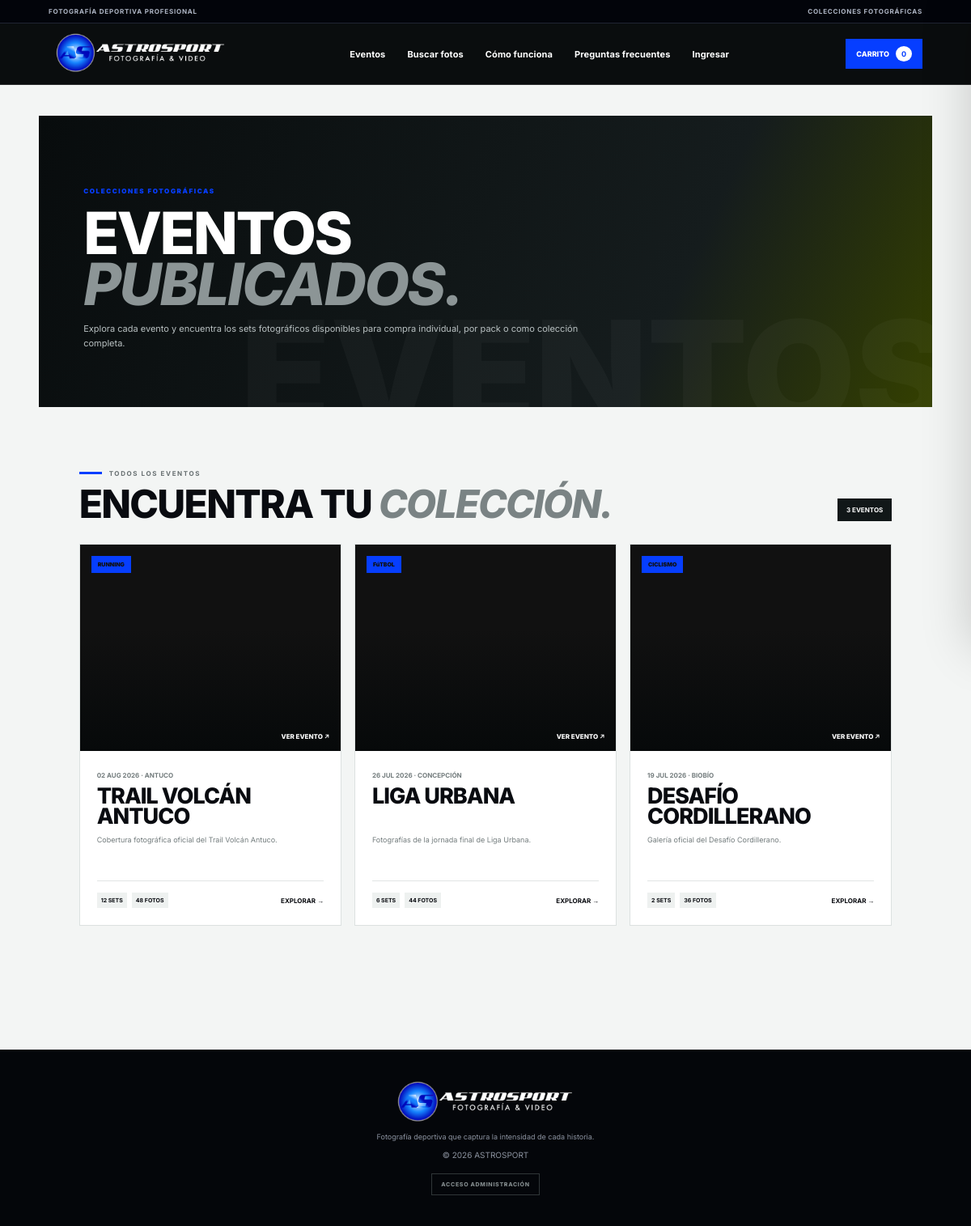
/eventos, run on the app's committed database.
### tables this page shows
CREATE TABLE event_catalog(event_id INT UNSIGNED PRIMARY KEY,cover_path VARCHAR(500) NULL,description VARCHAR(700) NULL,updated_at TIMESTAMP DEFAULT CURRENT_TIMESTAMP ON UPDATE CURRENT_TIMESTAMP,CONSTRAINT fk_event_catalog_event FOREIGN KEY(event_id) REFERENCES events(id) ON DELETE CASCADE);

CREATE TABLE events(id INT UNSIGNED AUTO_INCREMENT PRIMARY KEY,name VARCHAR(160) NOT NULL,slug VARCHAR(180) NOT NULL UNIQUE,sport VARCHAR(80) NOT NULL,event_date DATE NOT NULL,location VARCHAR(160),status ENUM('draft','published','archived') NOT NULL DEFAULT 'published',created_at TIMESTAMP DEFAULT CURRENT_TIMESTAMP);

### app/Core/bootstrap.php (called while the page is built, shortened)
<?php
function config(?string $key=null):mixed{static $c;$c??=require ROOT.'/config/config.php';return $key?($c[$key]??null):$c;}
function view(string $name,array $data=[]):void{extract($data);$view=ROOT.'/app/Views/'.$name.'.php';require ROOT.'/app/Views/layouts/store.php';}
function url(string $path=''):string{
 $configured=rtrim((string)config('app_url'),'/');
 if($configured!=='')$base=$configured;
 else{$https=(!empty($_SERVER['HTTPS'])&&$_SERVER['HTTPS']!=='off')||($_SERVER['HTTP_X_FORWARDED_PROTO']??'')==='https';$host=$_SERVER['HTTP_HOST']??'localhost';$folder=str_replace('\\','/',dirname($_SERVER['SCRIPT_NAME']??'/'));$base=($https?'https':'http').'://'.$host.($folder==='/'?'':rtrim($folder,'/'));}
 return rtrim($base,'/').'/'.ltrim($path,'/');
}
function media(string $path):string{return preg_match('~^https?://~',$path)?$path:url($path);}

### app/Controllers/StoreController.php (called while the page is built, shortened)
<?php
final class StoreController
{
    public function events(): void
    {
        view('store/events', [
            'events' => Event::publishedEvents(),
            'pageTitle' => 'Eventos deportivos | AstroSport',
            'flowPage' => true,
            'bodyClass' => 'inner',
            'toplineRight' => 'COLECCIONES FOTOGRÁFICAS',
        ]);
    }
}

### app/Core/Router.php (called while the page is built, shortened)
<?php
final class Router{
 private array $routes=[];
 public function get(string $p,string $a):void{$this->routes['GET'][$p]=$a;}
 public function post(string $p,string $a):void{$this->routes['POST'][$p]=$a;}
 public function dispatch(string $method,string $uri):void{
  $uri='/'.trim($uri,'/');if($uri==='//')$uri='/';
  $action=$this->routes[$method][$uri]??null;
  [$class,$fn]=explode('@',$action);$class='App\\Controllers\\'.$class;(new $class)->$fn();
 }
}

### index.php (called while the page is built, shortened)
<?php
require __DIR__.'/app/Core/bootstrap.php';
$router=new Router();
$router->dispatch($_SERVER['REQUEST_METHOD'],parse_url($_SERVER['REQUEST_URI'],PHP_URL_PATH));

### app/Models/Event.php (called while the page is built, shortened)
<?php
final class Event
{
    private static ?bool $moduleReady = null;
    public static function ensureModule(): bool
    {
        if (self::$moduleReady !== null) {
            return self::$moduleReady;
        }
        $db = Database::db();
        try {
            $hadRelations = (bool)$db->query("SHOW TABLES LIKE 'event_sets'")->fetchColumn();
            return self::$moduleReady = true;
        } catch (Throwable $e) {
            error_log('Event module schema: '.$e->getMessage());
            return self::$moduleReady = false;
        }
    }
    public static function publishedEvents(?int $limit = null): array
    {
        $db = Database::db();
        $ready = self::ensureModule();
        $sql = $ready
            ? "SELECT e.*,ec.cover_path,ec.description FROM events e LEFT JOIN event_catalog ec ON ec.event_id=e.id WHERE e.status='published' ORDER BY e.event_date DESC,e.id DESC"
            : "SELECT e.*,NULL cover_path,NULL description FROM events e WHERE e.status='published' ORDER BY e.event_date DESC,e.id DESC";
        $events = $db->query($sql)->fetchAll();
        $visible = [];
        foreach ($events as $event) {
            $sets = self::setsForEvent((int)$event['id'], true);
            $event['sets_count'] = count($sets);
            $event['photos_count'] = array_sum(array_map(static fn(array $set): int => (int)$set['photos_count'], $sets));
            $event['cover_id'] = $sets[0]['cover_id'] ?? null;
            $event['preview_path'] = $sets[0]['preview_path'] ?? null;
            $visible[] = $event;
        }
        return $visible;
    }
    private static function setsForEvent(int $eventId, bool $onlyPublished): array
    {
        $db = Database::db();
        $ready = self::ensureModule();
        $configured = false;
        if ($ready) {
            $catalog = $db->prepare('SELECT event_id FROM event_catalog WHERE event_id=?');
            $catalog->execute([$eventId]);
            $configured = (bool)$catalog->fetchColumn();
        }
        $cover = self::coverExpression($db);
        $status = $onlyPublished ? " AND ps.status='active'" : '';
        if ($ready && $configured) {
            $statement = $db->prepare("SELECT ps.*,source.name source_event_name,COUNT(p.id) photos_count,$cover cover_id,MIN(p.preview_path) preview_path,MIN(p.price) individual_price
                FROM event_sets es
                JOIN photo_sets ps ON ps.id=es.set_id
                JOIN events source ON source.id=ps.event_id
                LEFT JOIN photos p ON p.set_id=ps.id
                WHERE es.event_id=?$status
                GROUP BY ps.id,es.position
                HAVING COUNT(p.id)>0
                ORDER BY es.position,ps.id");
        }
        $statement->execute([$eventId]);
        return $statement->fetchAll();
    }
    private static function coverExpression(PDO $db): string
    {
        try {
            return 'COALESCE(MAX(CASE WHEN p.id=ps.cover_photo_id THEN p.id END),MIN(p.id))';
        } catch (Throwable $e) {
            return 'MIN(p.id)';
        }
    }
}

### config/config.php (called while the page is built)
<?php
return ['app_url'=>getenv('APP_URL')?:'','db'=>['host'=>getenv('DB_HOST')?:'localhost','port'=>getenv('DB_PORT')?:'3306','name'=>getenv('DB_NAME')?:'astrosport','user'=>getenv('DB_USER')?:'root','pass'=>getenv('DB_PASS')?:'','charset'=>'utf8mb4'],'currency'=>'CLP','flow'=>['api_key'=>getenv('FLOW_API_KEY')?:'','secret_key'=>getenv('FLOW_SECRET_KEY')?:'','api_url'=>(getenv('FLOW_ENV')?:'sandbox')==='production'?'https://www.flow.cl/api':'https://sandbox.flow.cl/api','http_timeout'=>10,'order_timeout'=>1800],'mail'=>['from_email'=>getenv('MAIL_FROM_EMAIL')?:'no-reply@astrosport.cl','from_name'=>getenv('MAIL_FROM_NAME')?:'AstroSport','reply_to'=>getenv('MAIL_REPLY_TO')?:'contacto@astrosport.cl'],'demo_admin'=>true];

### app/Core/Database.php (called while the page is built, shortened)
<?php
final class Database{private static ?PDO $pdo=null;public static function db():PDO{if(self::$pdo)return self::$pdo;$c=config('db');return self::$pdo=new PDO("mysql:host={$c['host']};port={$c['port']};dbname={$c['name']};charset={$c['charset']}",$c['user'],$c['pass'],[PDO::ATTR_ERRMODE=>PDO::ERRMODE_EXCEPTION,PDO::ATTR_DEFAULT_FETCH_MODE=>PDO::FETCH_ASSOC]);}}

### app/Views/store/events.php (the view, shortened to what this page needs)
<section class="events-page-head">
 <div><span>COLECCIONES FOTOGRÁFICAS</span><h1>EVENTOS <em>PUBLICADOS.</em></h1><p>Explora cada evento y encuentra los sets fotográficos disponibles para compra individual, por pack o como colección completa.</p></div>
</section>
<section class="public-events section">
 <div class="public-events-head"><div><span class="eyebrow dark">TODOS LOS EVENTOS</span><h2>ENCUENTRA TU <em>COLECCIÓN.</em></h2></div><b><?=count($events)?> EVENTOS</b></div>
 <div class="public-event-grid">
  <?php foreach($events as $event):?>
  <?php $cover=!empty($event['cover_path'])?media($event['cover_path']):preview_url(['id'=>$event['cover_id'],'preview_path'=>$event['preview_path']]);?>
  <a class="public-event-card" href="<?=url('evento?slug='.$event['slug'])?>">
   <div class="public-event-cover" style="background-image:url('<?=htmlspecialchars($cover)?>')"><span><?=htmlspecialchars(strtoupper($event['sport']))?></span><i>VER EVENTO ↗</i></div>
   <div class="public-event-copy"><small><?=date('d M Y',strtotime($event['event_date']))?> · <?=htmlspecialchars($event['location']??'')?></small><h2><?=htmlspecialchars($event['name'])?></h2><p><?=htmlspecialchars($event['description']?:'Revisa todos los sets fotográficos disponibles de este evento.')?></p><div><b><?=$event['sets_count']?> SETS</b><b><?=$event['photos_count']?> FOTOS</b><strong>EXPLORAR →</strong></div></div>
  </a>
  <?php endforeach;?>
 </div>
</section>

### data on the page
event_catalog: event_id.sport "RUNNING", event_id.event_date "02 AUG 2026", event_id.location "ANTUCO", event_id.name "TRAIL VOLCÁN ANTUCO", description "Cobertura fotográfica oficial del Trail Volcán Antuco.", sets_count "12", photos_count "48"
event_catalog: event_id.sport "FúTBOL", event_id.event_date "26 JUL 2026", event_id.location "CONCEPCIÓN", event_id.name "LIGA URBANA", description "Fotografías de la jornada final de Liga Urbana.", sets_count "6", photos_count "44"
event_catalog: event_id.sport "CICLISMO", event_id.event_date "19 JUL 2026", event_id.location "BIOBÍO", event_id.name "DESAFÍO CORDILLERANO", description "Galería oficial del Desafío Cordillerano.", sets_count "2", photos_count "36"

### other printed values
$toplineLeft "FOTOGRAFÍA DEPORTIVA PROFESIONAL"
$toplineRight "COLECCIONES FOTOGRÁFICAS"
count($_SESSION['cart']??[]) "0"
count($events) "3"
